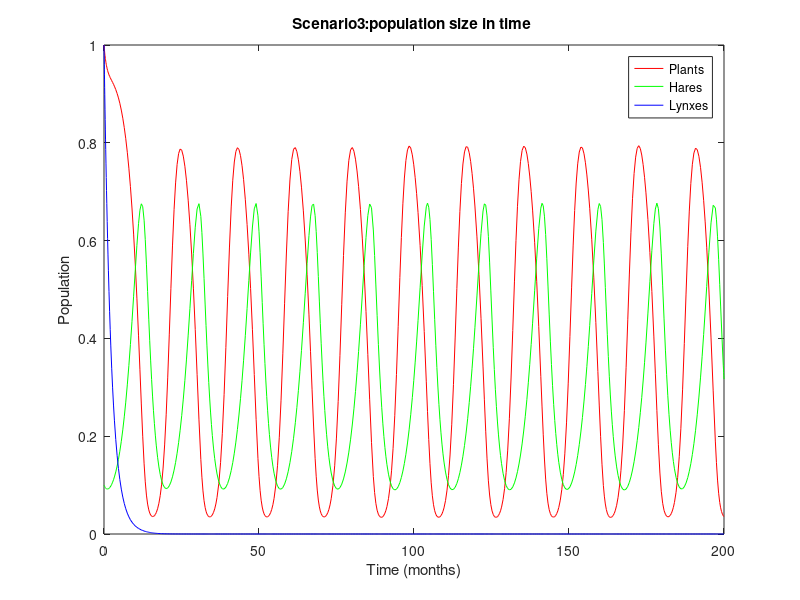
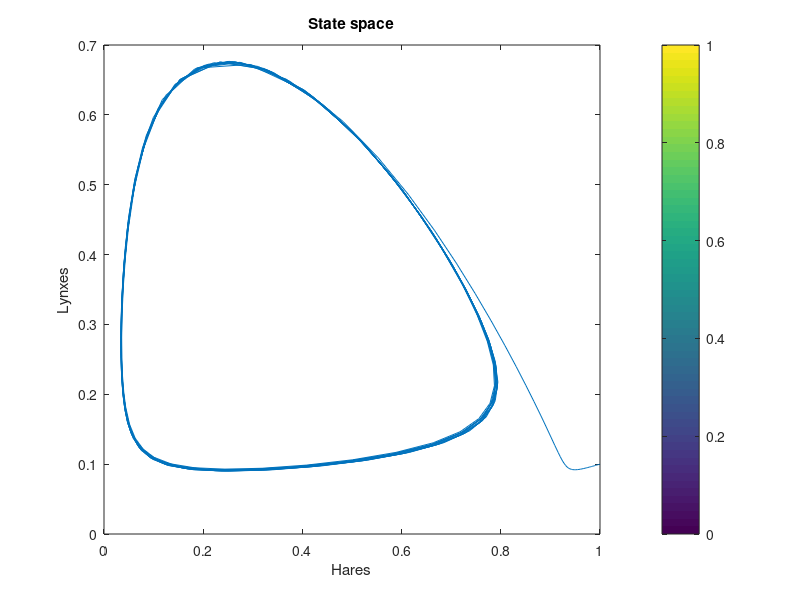
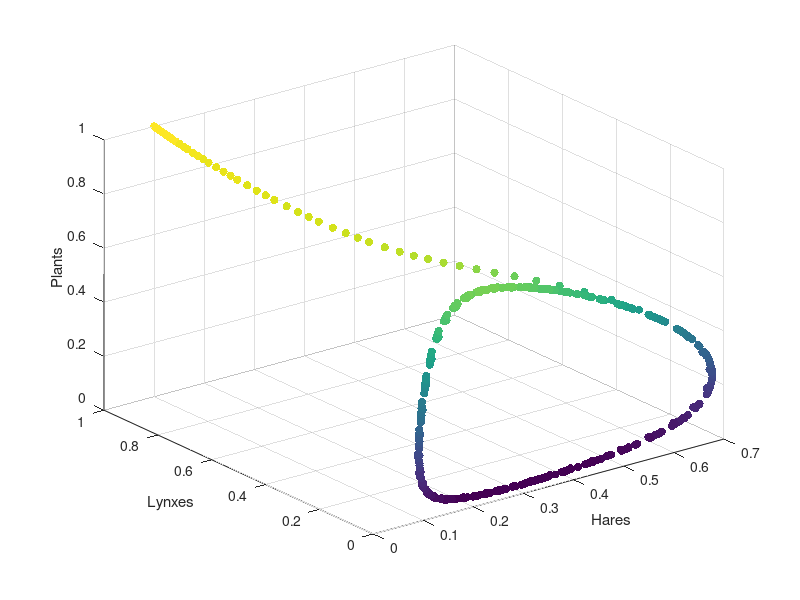

Recreate these plots in MATLAB, in order.
% Scenario 2: The lynx population goes extinct (population very close to zero) after a year, plants and hares stabilize within 120 months.

timespan = [0 200]; % Time span from 0 to 200 months

% Define initial conditions for populations
y0 = [1; 0.1; 1]; % Initial populations of plants, hares, and lynxes

function dydt = plants_hare_lynx(t, y)

% Parameters
a1 = 4; % Growth rate of hares
a2 = 0.6 ; % Growth rate of lynxes
b1 = 4; % Predation rate of hares on plants
b2 = 3; % Predation rate of lynxes on hares
d1 = 0.5; % Death rate of hares
d2 = 0.48; % Death rate of lynxes


% Differential equations
dydt = zeros(3, 1);
dydt(1) = y(1) * (1 - y(1)) - ((a1 * y(1)) / (1 + b1 * y(1))) * y(2);
dydt(2) = ((a1 * y(1)) / (1 + b1 * y(1))) * y(2) - d1 * y(2) - ((a2 * y(2)) / (1 + b2 * y(2))) * y(3);
dydt(3) = ((a2 * y(2)) / (1 + b2 * y(2))) * y(3) - d2 * y(3);

end



% Solve the differential equations
[t, y] = ode45(@plants_hare_lynx, timespan, y0);

% Plot the populations over time
figure("Name","plot population size in time  for Scenario 2")
plot(t, y(:, 1), 'r', t, y(:, 2), 'g', t, y(:, 3), 'b');
xlabel('Time (months)');
ylabel('Population');
legend('Plants', 'Hares', 'Lynxes');
title('Scenario3:population size in time ' );

figure("Name",'State space for Scenario 2')
plot(y(:,1),y(:,2));
title('State space')
xlabel('Hares');
ylabel('Lynxes');
colorbar;

% 3D plot state space
figure("Name","Plot state space for Scenario 2")
scatter3(y(:, 2), y(:, 3), y(:, 1), [], y(:, 1), 'filled');
xlabel('Hares');
ylabel('Lynxes');
zlabel('Plants');